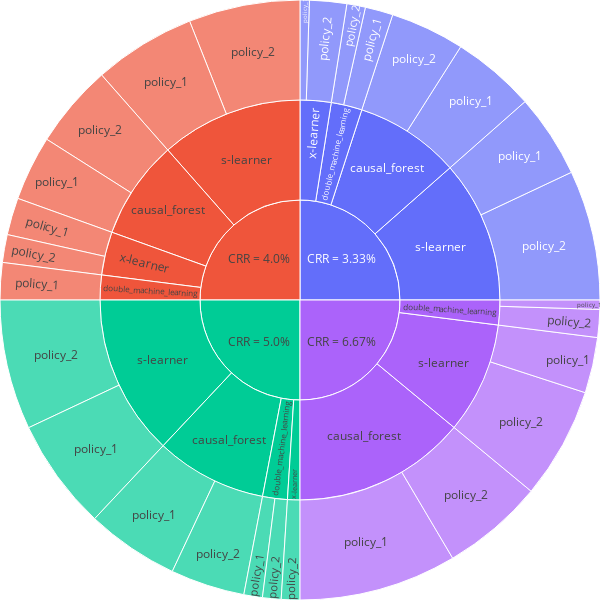

Notebook code for this chart:
### Code cell
# Step 1: Identify the highest profit method for each cost_reward_ratio
df_melted['rank'] = df_melted.groupby(['cost_reward_ratio', 'dataset'])['profit'].rank(method='dense', ascending=False)
df_max_profits = df_melted[df_melted['rank'] == 1]

# Step 2: Calculate the percentage of times each method had the highest profit within each cost_reward_ratio
method_counts = df_max_profits.groupby(['cost_reward_ratio', 'method']).size().reset_index(name='count')
total_counts = method_counts.groupby('cost_reward_ratio')['count'].transform('sum')
method_counts['percentage'] = method_counts['count'] / total_counts

# Step 3: Calculate the percentage of times policy_1 or policy_2 had the highest profits for each method
policy_counts = df_max_profits.dropna(subset=['policy']).groupby(['cost_reward_ratio', 'method', 'policy']).size().reset_index(name='count')
policy_total_counts = policy_counts.groupby(['cost_reward_ratio', 'method'])['count'].transform('sum')
policy_counts['percentage'] = policy_counts['count'] / policy_total_counts

# Merging the data for sunburst chart
merged = pd.merge(method_counts, policy_counts, on=['cost_reward_ratio', 'method'], how='left', suffixes=('', '_policy'))
merged['percentage_policy'].fillna(0, inplace=True)

merged['cost_reward_ratio'] = round(merged['cost_reward_ratio'] * 100,2)
merged['percentage'] = round(merged['percentage'] * 100,2)
merged['percentage_policy'] = round(merged['percentage_policy'] * 100,2)


# Preparing data for sunburst chart
sunburst_data = {
    'ids': [],
    'labels': [],
    'parents': [],
    'values': []
}

# Adding cost_reward_ratio
for cost_reward_ratio in merged['cost_reward_ratio'].unique():
    sunburst_data['ids'].append(f'cost_reward_ratio_{cost_reward_ratio}')
    sunburst_data['labels'].append(f'CRR = {cost_reward_ratio}%')
    sunburst_data['parents'].append('')
    sunburst_data['values'].append(merged[merged['cost_reward_ratio'] == cost_reward_ratio]['percentage'].sum())

# Adding methods and policies
for _, row in merged.iterrows():
    cost_reward_ratio_id = f'cost_reward_ratio_{row["cost_reward_ratio"]}'
    method_id = f'{cost_reward_ratio_id}_{row["method"]}'
    
    # Adding method layer
    if method_id not in sunburst_data['ids']:
        sunburst_data['ids'].append(method_id)
        sunburst_data['labels'].append(row['method'])
        sunburst_data['parents'].append(cost_reward_ratio_id)
        sunburst_data['values'].append(row['percentage'])
    
    # Adding policy layer
    if not pd.isna(row['policy']):
        policy_id = f'{method_id}_{row["policy"]}'
        sunburst_data['ids'].append(policy_id)
        sunburst_data['labels'].append(row['policy'])
        sunburst_data['parents'].append(method_id)
        sunburst_data['values'].append(row['count_policy'])


sunburst_data2 = sunburst_data.copy()
for index in range(len(sunburst_data2['labels'])):
    if 'policy' not in sunburst_data2['labels'][index]:
        sunburst_data2['values'][index]=0

fig = go.Figure(go.Sunburst(
    ids=sunburst_data2['ids'],
    labels = sunburst_data2['labels'],
    parents=sunburst_data2['parents'],
    values=sunburst_data2['values']
))
fig.update_layout(
    height=600,
    width=600,
    margin = dict(t=0, l=0, r=0, b=0))
# fig.update_layout(title_text="Sunburst Chart of Profits", title_x=0.5)
fig.show()

fig.write_image("model_performance.png")

### Figure 1 — Plotly figure (JSON) as saved in the notebook; plotly's stock layout.template omitted (floating-point values rounded to 4 significant figures)
{"data": [{"ids": ["cost_reward_ratio_3.33", "cost_reward_ratio_4.0", "cost_reward_ratio_5.0", "cost_reward_ratio_6.67", "cost_reward_ratio_3.33_causal_forest", "cost_reward_ratio_3.33_causal_forest_policy_1", "cost_reward_ratio_3.33_causal_forest_policy_2", "cost_reward_ratio_3.33_double_machine_learning", "cost_reward_ratio_3.33_double_machine_learning_policy_1", "cost_reward_ratio_3.33_double_machine_learning_policy_2", "cost_reward_ratio_3.33_s-learner", "cost_reward_ratio_3.33_s-learner_policy_1", "cost_reward_ratio_3.33_s-learner_policy_2", "cost_reward_ratio_3.33_x-learner", "cost_reward_ratio_3.33_x-learner_policy_1", "cost_reward_ratio_3.33_x-learner_policy_2", "cost_reward_ratio_4.0_causal_forest", "cost_reward_ratio_4.0_causal_forest_policy_1", "cost_reward_ratio_4.0_causal_forest_policy_2", "cost_reward_ratio_4.0_double_machine_learning", "cost_reward_ratio_4.0_double_machine_learning_policy_1", "cost_reward_ratio_4.0_s-learner", "cost_reward_ratio_4.0_s-learner_policy_1", "cost_reward_ratio_4.0_s-learner_policy_2", "cost_reward_ratio_4.0_x-learner", "cost_reward_ratio_4.0_x-learner_policy_1", "cost_reward_ratio_4.0_x-learner_policy_2", "cost_reward_ratio_5.0_causal_forest", "cost_reward_ratio_5.0_causal_forest_policy_1", "cost_reward_ratio_5.0_causal_forest_policy_2", "cost_reward_ratio_5.0_double_machine_learning", "cost_reward_ratio_5.0_double_machine_learning_policy_1", "cost_reward_ratio_5.0_double_machine_learning_policy_2", "cost_reward_ratio_5.0_s-learner", "cost_reward_ratio_5.0_s-learner_policy_1", "cost_reward_ratio_5.0_s-learner_policy_2", "cost_reward_ratio_5.0_x-learner", "cost_reward_ratio_5.0_x-learner_policy_2", "cost_reward_ratio_6.67_causal_forest", "cost_reward_ratio_6.67_causal_forest_policy_1", "cost_reward_ratio_6.67_causal_forest_policy_2", "cost_reward_ratio_6.67_double_machine_learning", "cost_reward_ratio_6.67_double_machine_learning_policy_1", "cost_reward_ratio_6.67_double_machine_learning_policy_2", "cost_reward_ratio_6.67_s-learner", "cost_reward_ratio_6.67_s-learner_policy_1", "cost_reward_ratio_6.67_s-learner_policy_2"], "labels": ["CRR = 3.33%", "CRR = 4.0%", "CRR = 5.0%", "CRR = 6.67%", "causal_forest", "policy_1", "policy_2", "double_machine_learning", "policy_1", "policy_2", "s-learner", "policy_1", "policy_2", "x-learner", "policy_1", "policy_2", "causal_forest", "policy_1", "policy_2", "double_machine_learning", "policy_1", "s-learner", "policy_1", "policy_2", "x-learner", "policy_1", "policy_2", "causal_forest", "policy_1", "policy_2", "double_machine_learning", "policy_1", "policy_2", "s-learner", "policy_1", "policy_2", "x-learner", "policy_2", "causal_forest", "policy_1", "policy_2", "double_machine_learning", "policy_1", "policy_2", "s-learner", "policy_1", "policy_2"], "parents": ["", "", "", "", "cost_reward_ratio_3.33", "cost_reward_ratio_3.33_causal_forest", "cost_reward_ratio_3.33_causal_forest", "cost_reward_ratio_3.33", "cost_reward_ratio_3.33_double_machine_learning", "cost_reward_ratio_3.33_double_machine_learning", "cost_reward_ratio_3.33", "cost_reward_ratio_3.33_s-learner", "cost_reward_ratio_3.33_s-learner", "cost_reward_ratio_3.33", "cost_reward_ratio_3.33_x-learner", "cost_reward_ratio_3.33_x-learner", "cost_reward_ratio_4.0", "cost_reward_ratio_4.0_causal_forest", "cost_reward_ratio_4.0_causal_forest", "cost_reward_ratio_4.0", "cost_reward_ratio_4.0_double_machine_learning", "cost_reward_ratio_4.0", "cost_reward_ratio_4.0_s-learner", "cost_reward_ratio_4.0_s-learner", "cost_reward_ratio_4.0", "cost_reward_ratio_4.0_x-learner", "cost_reward_ratio_4.0_x-learner", "cost_reward_ratio_5.0", "cost_reward_ratio_5.0_causal_forest", "cost_reward_ratio_5.0_causal_forest", "cost_reward_ratio_5.0", "cost_reward_ratio_5.0_double_machine_learning", "cost_reward_ratio_5.0_double_machine_learning", "cost_reward_ratio_5.0", "cost_reward_ratio_5.0_s-learner", "cost_reward_ratio_5.0_s-learner", "cost_reward_ratio_5.0", "cost_reward_ratio_5.0_x-learner", "cost_reward_ratio_6.67", "cost_reward_ratio_6.67_causal_forest", "cost_reward_ratio_6.67_causal_forest", "cost_reward_ratio_6.67", "cost_reward_ratio_6.67_double_machine_learning", "cost_reward_ratio_6.67_double_machine_learning", "cost_reward_ratio_6.67", "cost_reward_ratio_6.67_s-learner", "cost_reward_ratio_6.67_s-learner"], "type": "sunburst", "values": [0, 0, 0, 0, 0, 9, 8, 0, 3, 2, 0, 9, 14, 0, 1, 4, 0, 7, 9, 0, 4, 0, 11, 12, 0, 4, 3, 0, 10, 8, 0, 2, 2, 0, 12, 14, 0, 2, 0, 17, 11, 0, 1, 3, 0, 6, 12]}], "layout": {"height": 600, "margin": {"b": 0, "l": 0, "r": 0, "t": 0}, "width": 600}}
